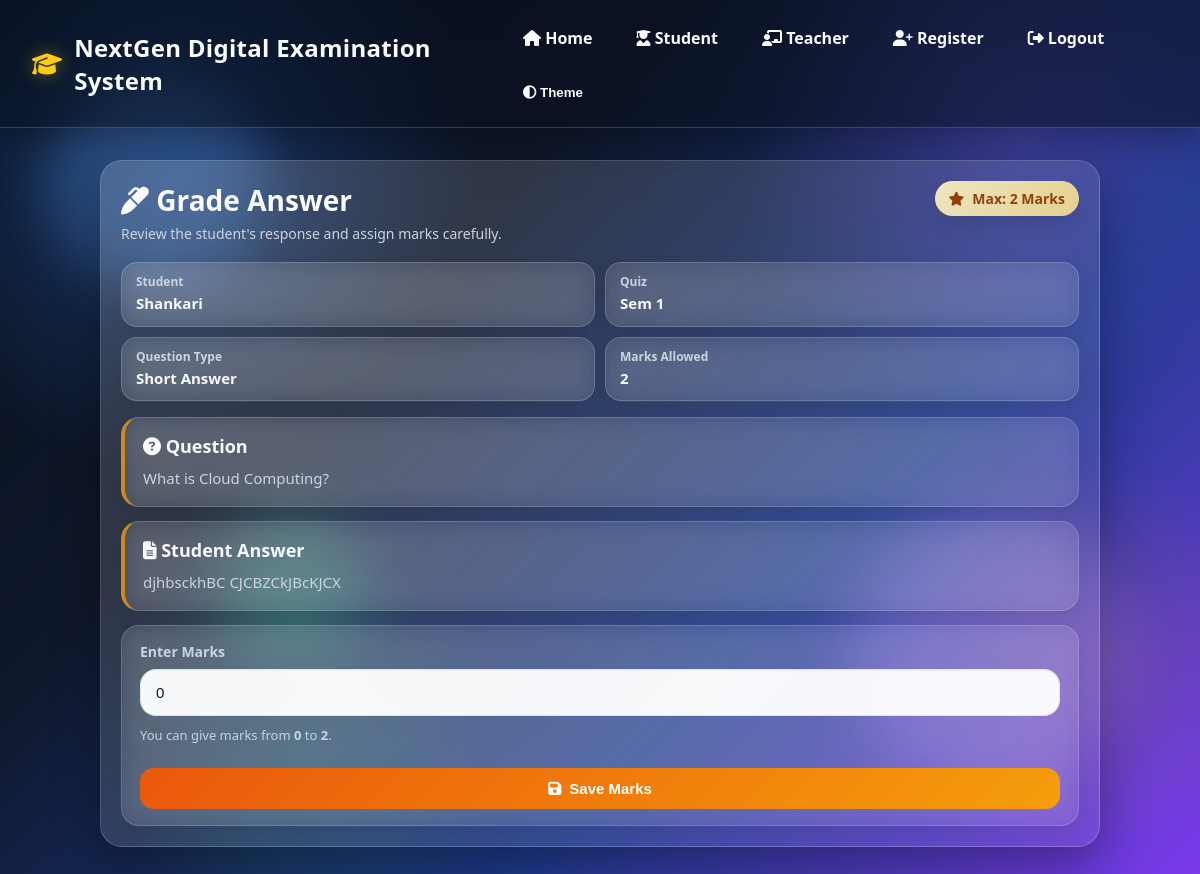
/grade-answer/88/ (signed in), run on the app's committed database.
### quiz/models.py (models this page shows, shortened)
class StudentAnswer(models.Model):
    student = models.ForeignKey(User, on_delete=models.CASCADE)
    quiz = models.ForeignKey(Quiz, on_delete=models.CASCADE)
    question = models.ForeignKey(Question, on_delete=models.CASCADE)
    answer_text = models.TextField(blank=True, null=True)
    is_correct = models.BooleanField(default=False)
    marks_awarded = models.IntegerField(default=0)
    checked_by_teacher = models.BooleanField(default=False)

class Question(models.Model):
    QUESTION_TYPES = [
        ('mcq', 'Multiple Choice'),
        ('short', 'Short Answer'),
        ('long', 'Long Answer'),
    ]
    quiz = models.ForeignKey(Quiz, on_delete=models.CASCADE)
    question_type = models.CharField(max_length=10, choices=QUESTION_TYPES, default='mcq')
    question = models.CharField(max_length=500)
    option1 = models.CharField(max_length=200, blank=True, null=True)
    option2 = models.CharField(max_length=200, blank=True, null=True)
    option3 = models.CharField(max_length=200, blank=True, null=True)
    option4 = models.CharField(max_length=200, blank=True, null=True)
    answer = models.TextField(blank=True, null=True)
    marks = models.PositiveIntegerField(default=1)

class Quiz(models.Model):
    title = models.CharField(max_length=200)
    description = models.TextField()
    time_limit = models.IntegerField()
    target_class = models.ForeignKey(StudentClass, on_delete=models.CASCADE)

### quiz/views.py (the view, shortened to what this page needs)
# urls.py: path('grade-answer/<int:answer_id>/', views.grade_answer_view, name='grade_answer'),
@login_required
def grade_answer_view(request, answer_id):
    answer = get_object_or_404(StudentAnswer, id=answer_id)
    return render(request, 'quiz/grade_answer.html', {
        'answer': answer
    })

### templates/quiz/grade_answer.html (shortened to what this page needs)
{% extends 'quiz/base.html' %}
{% block content %}
<div class="grade-page">
    <div class="grade-card">
        <div class="grade-header">
            <div class="grade-title-wrap">
                <h2><i class="fa-solid fa-marker"></i> Grade Answer</h2>
                <p class="grade-subtitle">
                    Review the student's response and assign marks carefully.
                </p>
            </div>
            <div class="max-badge compact-badge">
                <i class="fa-solid fa-star"></i>
                Max: {{ answer.question.marks }} Mark{{ answer.question.marks|pluralize }}
            </div>
        </div>
        <div class="info-grid compact-info-grid">
            <div class="info-box compact-info-box">
                <span class="info-label">Student</span>
                <p>{{ answer.student.username }}</p>
            </div>
            <div class="info-box compact-info-box">
                <span class="info-label">Quiz</span>
                <p>{{ answer.quiz.title }}</p>
            </div>
            <div class="info-box compact-info-box">
                <span class="info-label">Question Type</span>
                <p>{{ answer.question.get_question_type_display }}</p>
            </div>
            <div class="info-box compact-info-box">
                <span class="info-label">Marks Allowed</span>
                <p>{{ answer.question.marks }}</p>
            </div>
        </div>
        <div class="question-box compact-content-box">
            <h3><i class="fa-solid fa-circle-question"></i> Question</h3>
            <p>{{ answer.question.question }}</p>
        </div>
        <div class="answer-box-display compact-content-box">
            <h3><i class="fa-solid fa-file-lines"></i> Student Answer</h3>
            <p>{{ answer.answer_text|default:"No answer submitted." }}</p>
        </div>
        <form method="post" class="grading-form compact-form">
            <label for="marks">Enter Marks</label>
            <input
                type="number"
                id="marks"
                name="marks"
                min="0"
                max="{{ answer.question.marks }}"
                step="1"
                value="{{ answer.marks_awarded }}"
                required
            >
            <div class="helper-text">
                You can give marks from
                <strong>0</strong> to
                <strong>{{ answer.question.marks }}</strong>.
            </div>
            <button type="submit" class="btn btn-warning save-btn">
                <i class="fa-solid fa-floppy-disk"></i> Save Marks
            </button>
        </form>
    </div>
</div>
{% endblock %}

### data on the page
StudentAnswer: question.marks "2", student.username "Shankari", quiz "Sem 1", question.question_type "Short Answer", question.question "What is Cloud Computing?", answer_text "djhbsckhBC CJCBZCkJBcKJCX", marks "0"
